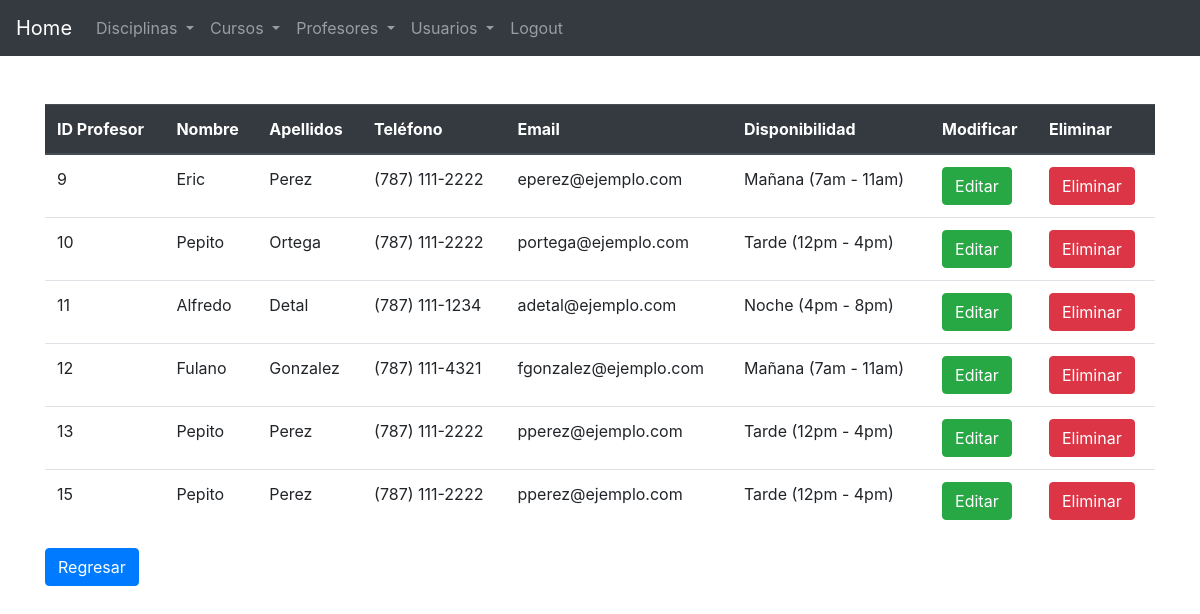
Page /CourseManager/view_prof.php on the committed database.
### tables this page shows
CREATE TABLE `profesores` (
  `prof_id` int(5) NOT NULL,
  `prof_name` varchar(55) NOT NULL,
  `prof_lname` varchar(55) NOT NULL,
  `prof_availability` varchar(55) NOT NULL,
  `prof_phone` varchar(55) NOT NULL,
  `prof_email` varchar(55) NOT NULL
);

### CourseManager/view_prof.php (the view, shortened to what this page needs)
<?php session_start();
include("include/connect.php");
  $query = "SELECT * FROM profesores";
  $resultado = $conn -> query($query);
?>
<!DOCTYPE html>
<html lang="en">
<head>
  <link rel="stylesheet" href="css/bootstrap.min.css">
</head>
<body>
  <?php include 'include/header.php';?>
<nav>
	<?php include 'include/menu.php';?>
</nav>
<main>
<div class="container">
<br>
<table class="table">
<thead class="thead-dark">
      <tr>
        <th>ID Profesor</th>
        <th>Nombre</th>
        <th>Apellidos</th>
        <th>Teléfono</th>
        <th>Email</th>
        <th>Disponibilidad</th>
        <th>Modificar</th>
        <th>Eliminar</th>
      </tr>
</thead>
      <?php
      while ($row=$resultado->fetch_assoc()){
        $prof_name = $row['prof_name'];
        $prof_lname = $row['prof_lname'];
        $prof_phone = $row['prof_phone'];
        $prof_email = $row['prof_email'];
        $prof_disp = $row['prof_availability'];
        ?>
        <tr>
        <td height="22"><?php echo $row['prof_id'];?></td>
        <td><?php echo $prof_name;?></td>
        <td><?php echo $prof_lname;?></td>
        <td><?php echo $prof_phone;?></td>
        <td><?php echo $prof_email;?></td>
        <td><?php echo $prof_disp;?></td>
        <td><a class="btn btn-success" href="edit_prof_form.php? prof_id=<?php echo $row['prof_id'];?>">Editar</a></td>
        <td><a class="btn btn-danger" href="delete_prof.php? prof_id=<?php echo $row['prof_id'];?>
        "onclick="return confirm('¿Seguro que deseas eliminar este profesor?')">Eliminar</a></td>
        </tr>
        <?php } ?>
    </table>
    <a href="index.php" class="btn btn-primary" role="button">Regresar</a>
  </div>
</main>
  <?php include 'include/footer.php';?>
</body>
</html>

### rows in the picture
profesores: prof_id "9", prof_name "Eric", prof_lname "Perez", prof_phone "(787) 111-2222", prof_email "eperez@ejemplo.com", prof_availability "Mañana (7am - 11am)"
profesores: prof_id "10", prof_name "Pepito", prof_lname "Ortega", prof_phone "(787) 111-2222", prof_email "portega@ejemplo.com", prof_availability "Tarde (12pm - 4pm)"
profesores: prof_id "11", prof_name "Alfredo", prof_lname "Detal", prof_phone "(787) 111-1234", prof_email "adetal@ejemplo.com", prof_availability "Noche (4pm - 8pm)"
profesores: prof_id "12", prof_name "Fulano", prof_lname "Gonzalez", prof_phone "(787) 111-4321", prof_email "fgonzalez@ejemplo.com", prof_availability "Mañana (7am - 11am)"
profesores: prof_id "13", prof_name "Pepito", prof_lname "Perez", prof_phone "(787) 111-2222", prof_email "pperez@ejemplo.com", prof_availability "Tarde (12pm - 4pm)"
profesores: prof_id "15", prof_name "Pepito", prof_lname "Perez", prof_phone "(787) 111-2222", prof_email "pperez@ejemplo.com", prof_availability "Tarde (12pm - 4pm)"
